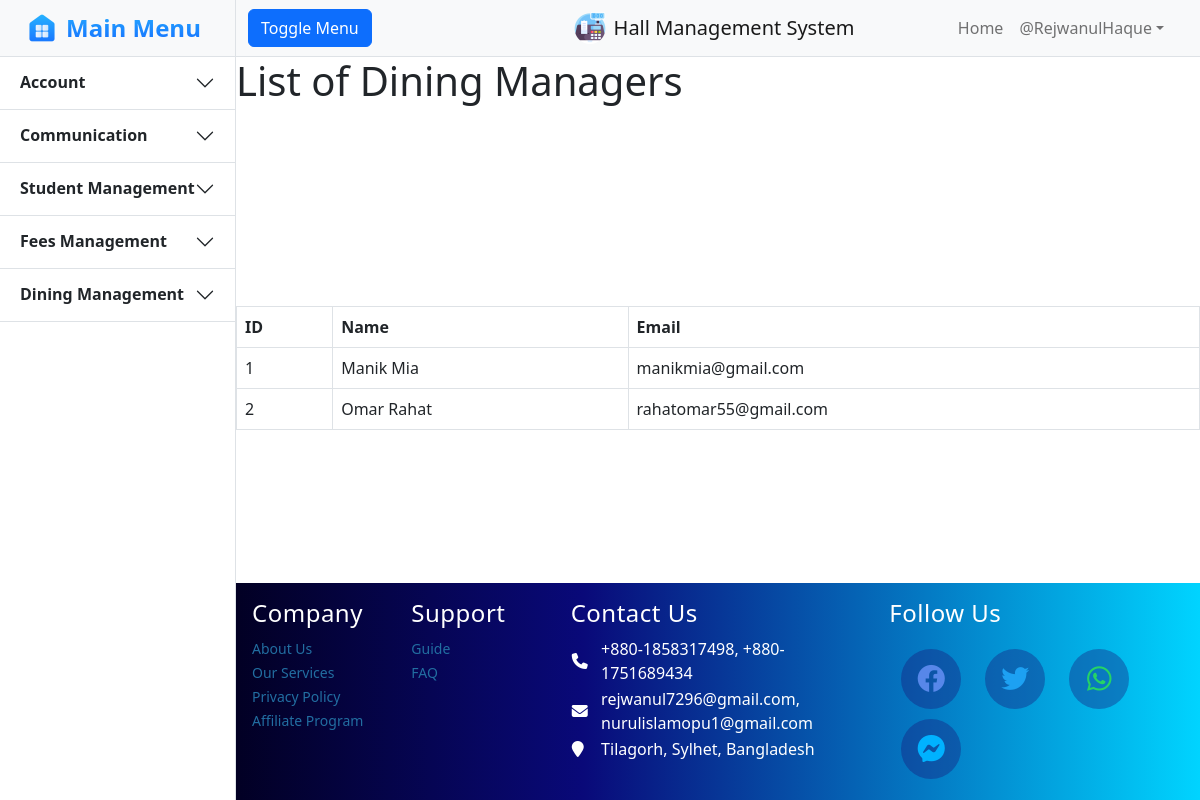
The app's page /dining/dining_managers/ (signed in) with its own data.
### DiningManagementApp/models.py (models this page shows, shortened)
class DiningManager(models.Model):
    name = models.CharField(max_length=100)
    email = models.EmailField(max_length=100)
    phone_number = models.CharField(max_length=20)
    shift = models.CharField(max_length=100)

### core/decorators.py (the view)
        def wrapper_func(request, *args, **kwargs):
            group = None
            if request.user.groups.exists():
                group = request.user.groups.all()[0].name
            else:
                return redirect("login")
            if group in allowed_roles:
                return view_func(request, *args, **kwargs)
            else:
                return HttpResponse("You are not authorized to access this page.!!")

### DiningManagementApp/views.py (called while the page is built)
@allowed_users(allowed_roles=['Hall Provost', 'Student'])
def dining_manager_list(request):
    dining_managers = DiningManager.objects.all()
    return render(request, 'dining_manager_list.html', {'dining_managers': dining_managers})

### HallManagementApp/templates/dining_manager_list.html (shortened to what this page needs)
{% extends 'core/base/base.html' %}
{% block body %}
<h1>List of Dining Managers</h1>
<div class="center">
    <table class="table table-bordered">
        <thead>
            <tr>
                <th>ID</th>
                <th>Name</th>
                <th>Email</th>
            </tr>
        </thead>
        <tbody>
            {% for dining_manager in dining_managers %}
            <tr>
                <td>{{ dining_manager.id }}</td>
                <td>{{ dining_manager.name }}</td>
                <td>{{ dining_manager.email }}</td>
            </tr>
            {% endfor %}
        </tbody>
    </table>
</div>
{% endblock %}

### core/static/templates/core/base/base.html (shortened to what this page needs)
{% load static %}
<!DOCTYPE html>
<html lang="en">
    <head>
        <link rel="stylesheet" href="https://cdnjs.cloudflare.com/ajax/libs/font-awesome/6.2.0/css/all.min.css" />
        <link rel="stylesheet" href="https://cdn.jsdelivr.net/npm/bootstrap-icons@1.9.1/font/bootstrap-icons.css">
        <link href="https://cdn.jsdelivr.net/npm/bootstrap@5.2.1/dist/css/bootstrap.min.css" rel="stylesheet">
        <link href="{% static 'core\css\base.css' %}" rel="stylesheet" />
    </head>
    <body>
        <div class="d-flex" id="wrapper">
            <div class="border-end bg-white" id="sidebar-wrapper">
                <div class="sidebar-heading bg-light" style="padding: 8px 0px;">
                    <a href="/" style="padding: 2px;" class="d-flex justify-content-center align-items-center mb-3 mb-md-0 me-md-auto text-dark text-decoration-none">
                        <img src="{% static 'core\images\home.png' %}" alt="" width="32" height="32">
                        <span class="fs-4 fw-bold text-primary mx-2" height="40"
                            style="background: #27B0FF;
                            background: linear-gradient(to bottom, #27B0FF 0%, #187BFF 75%);
                            -webkit-background-clip: text;
                            -webkit-text-fill-color: transparent;">Main Menu</span>
                    </a>
                </div>
                <div class="accordion accordion-flush" id="accordionFlushExample" style="width: 235px;">
                    <div class="accordion-item">
                        <h2 class="accordion-header " id="flush-headingOne">
                            <button class="accordion-button fw-semibold collapsed" type="button" data-bs-toggle="collapse" data-bs-target="#flush-collapseOne" aria-expanded="false" aria-controls="flush-collapseOne">
                                Account
                            </button>
                        </h2>
                    </div>
                    <div class="accordion-item">
                        <h2 class="accordion-header" id="flush-headingTwo">
                            <button class="accordion-button fw-semibold collapsed" type="button" data-bs-toggle="collapse" data-bs-target="#flush-collapseTwo" aria-expanded="false" aria-controls="flush-collapseTwo">
                                Communication
                            </button>
                        </h2>
                    </div>
                    <div class="accordion-item">
                        <h2 class="accordion-header" id="flush-headingThree">
                            <button class="accordion-button fw-semibold collapsed" type="button" data-bs-toggle="collapse" data-bs-target="#flush-collapseThree" aria-expanded="false" aria-controls="flush-collapseThree">
                                Student Management
                            </button>
                        </h2>
                    </div>
                    <div class="accordion-item">
                        <h2 class="accordion-header" id="flush-headingFour">
                            <button class="accordion-button fw-semibold collapsed" type="button" data-bs-toggle="collapse" data-bs-target="#flush-collapseFour" aria-expanded="false" aria-controls="flush-collapseFour">
                                Fees Management
                            </button>
                        </h2>
                    </div>
                    <div class="accordion-item">
                        <h2 class="accordion-header" id="flush-headingFive">
                            <button class="accordion-button fw-semibold collapsed" type="button" data-bs-toggle="collapse" data-bs-target="#flush-collapseFive" aria-expanded="false" aria-controls="flush-collapseFive">
                                Dining Management
                            </button>
                        </h2>
                    </div>
                </div>
            </div>
            <div id="page-content-wrapper" style="min-height: 100vh; margin:0; display:flex; flex-direction:column;">
                <nav class="navbar navbar-expand-lg navbar-light bg-light border-bottom">
                    <div class="container-fluid">
                        <div class="col-4">
                            <button class="btn btn-primary" id="sidebarToggle">Toggle Menu</button>
                        </div>
                        <div class="col-4 d-flex justify-content-center align-items-center text-center">
                            <img src="{% static 'core\images\pos1.png' %}" alt="" width="32" height="32">
                            <a class="navbar-brand mx-2" href="/home/">Hall Management System</a>
                        </div>
                        <div class="col-4 collapse navbar-collapse" id="navbarSupportedContent">
                            <ul class="navbar-nav ms-auto me-3 mt-2 mt-lg-0">
                                <li class="nav-item active"><a class="nav-link" href="/home/">Home</a></li>
                                {% if user.is_authenticated %}
                                    <li class="nav-item dropdown">
                                        <a class="nav-link dropdown-toggle" id="navbarDropdown" href="#" role="button" data-bs-toggle="dropdown" aria-haspopup="true" aria-expanded="false">@{{user.username}}</a>
                                    </li>
                                {% else %}
                                    <div class="d-flex justify-content-center ">
                                        <a class="btn btn-success mx-1" href="{% url 'login' %}">Log In</a>
                                    </div>
                                {% endif %}
                            </ul>
                        </div>
                    </div>
                </nav>
                <div class="" style="flex:1;">
                    {% block body %}{% endblock %}
                </div>
                <div class="" id="footer">
                    <footer class="" style="background: linear-gradient(90deg, rgba(2,0,36,1) 0%, rgba(9,9,121,1) 36%, rgba(0,212,255,1) 100%)!important;">
                        <div class="container text-white p-3 text-white">
                            <div class="row">
                                <div class="foot col-lg-2 col-md-2 col-sm-6">
                                    <h4>Company</h4>
                                    <ul class="list-unstyled">
                                        <li><a href="#">About Us</a></li>
                                        <li><a href="#">Our Services</a></li>
                                        <li><a href="#">Privacy Policy</a></li>
                                        <li><a href="#">Affiliate Program</a></li>
                                    </ul>
                                </div>
                                <div class="foot col-lg-2 col-md-2 col-sm-6">
                                    <h4>Support</h4>
                                    <ul class="list-unstyled">
                                        <li><a href="#">Guide</a></li>
                                        <li><a href="#">FAQ</a></li>
                                    </ul>
                                </div>
                                <div class="foot foot2 col-lg-4 col-md-2 col-sm-6">
                                    <h4>Contact Us</h4>
                                    <table border="0" class="pt-3">
                                        <tr>
                                            <th width="10%"><i class="fa fa-phone" aria-hidden="true"></i></th>
                                            <td> +880-1858317498, +880-1751689434</td>
                                        </tr>
                                        <tr>
                                            <th width="10%"><i class="fa fa-envelope" aria-hidden="true"></i></th>
                                            <td> rejwanul7296@gmail.com, nurulislamopu1@gmail.com</td>
                                        </tr>
                                        <tr>
                                            <th width="10%"><i class="fa fa-map-marker" aria-hidden="true"></i></th>
                                            <td> Tilagorh, Sylhet, Bangladesh</td>
                                        </tr>
                                    </table>
                                </div>
                                <div class="foot foot2 col-lg-4 col-md-4 col-sm-6">
                                    <h4>Follow Us</h4>
                                    <ul class="social-icons nav justify-content-right mt-3">
                                        <li class="nav-item"><a class="nav-link social link" href="https://www.facebook.com/"><i class="fab fa-facebook fa-2x mt-2" style="color: #5787e9" aria-hidden="true"></i></a></li>
                                        <li class="nav-item"><a class="nav-link social link" href="https://twitter.com/"><i class="fab fa-twitter fa-2x mt-2" style="color: #1DA1F2" aria-hidden="true"></i></a></li>
                                        <li class="nav-item"><a class="nav-link social link" href="https://web.whatsapp.com/"><i class="fab fa-whatsapp fa-2x mt-2" style="color: #25D366" aria-hidden="true"></i></a></li>
                                        <li class="nav-item"><a class="nav-link social link" href="https://www.messenger.com/"><i class="fab fa-facebook-messenger fa-2x mt-2" style="color: #00B2FF" aria-hidden="true"></i></a></li>
                                    </ul>
                                </div>
                            </div>
                        </div>
                    </footer>
                </div>
            </div>
        </div>
    </body>
</html>

### core/static/core/css/base.css (style rules this page uses)
.foot h4 { position: relative; color: white; text-decoration: none; font-size: 24px; letter-spacing: 0.5px; }
.foot h4::after { content: ""; position: absolute; background-color: #ff3c78; height:3px; width: 0; left: 0; bottom: -5px; transition: 0.3s; }
.foot ul li a { color: rgb(34, 110, 161); text-decoration: none; font-size: 14px; transition: o.3s; }
.foot2 ul li { margin: 5px 12px; }
.foot2 ul li a { position: relative; display: block; width: 60px; height: 60px; line-height: 40px; text-align: center; border-radius: 50%; background: rgba(27, 12, 112, 0.349); }
.foot2 ul li a::before { content: ''; position: absolute; top: 0; left: 0; width: 100%; height: 100%; border-radius: 50%; background: rgb(29, 30, 105); transition: 0.5s; transform: scale(.9); z-index: -1; }
#wrapper { overflow-x: hidden; }
#sidebar-wrapper { min-height: 100vh; margin-left: -235px; transition: margin 0.25s ease-out; }
#sidebar-wrapper .sidebar-heading { padding: 0.875rem 1.25rem; font-size: 1.2rem; }
#page-content-wrapper { min-width: 100vw; }
@media (min-width: 768px) { #sidebar-wrapper { margin-left: 0; } }
@media (min-width: 768px) { #page-content-wrapper { min-width: 0; width: 100%; } }

### HallManagementApp/templates/dining_manager_list.html (style rules this page uses)
.center { display: flex; justify-content: center; align-items: center; height: 100%; }

### core/static/templates/core/base/base.html (style rules this page uses)
.accordion-flush .accordion-item:last-child { border-bottom: var(--bs-accordion-border-width) solid var(--bs-accordion-border-color); }
.accordion-flush .accordion-item:first-child { border-top: var(--bs-accordion-border-width) solid var(--bs-accordion-border-color); }
.accordion { --bs-accordion-btn-focus-box-shadow: transparent; }

### records on screen
DiningManager: id "1", name "Manik Mia", email "manikmia@gmail.com"
DiningManager: id "2", name "Omar Rahat", email "rahatomar55@gmail.com"

### other values on screen
{{ user.username }} "RejwanulHaque"
